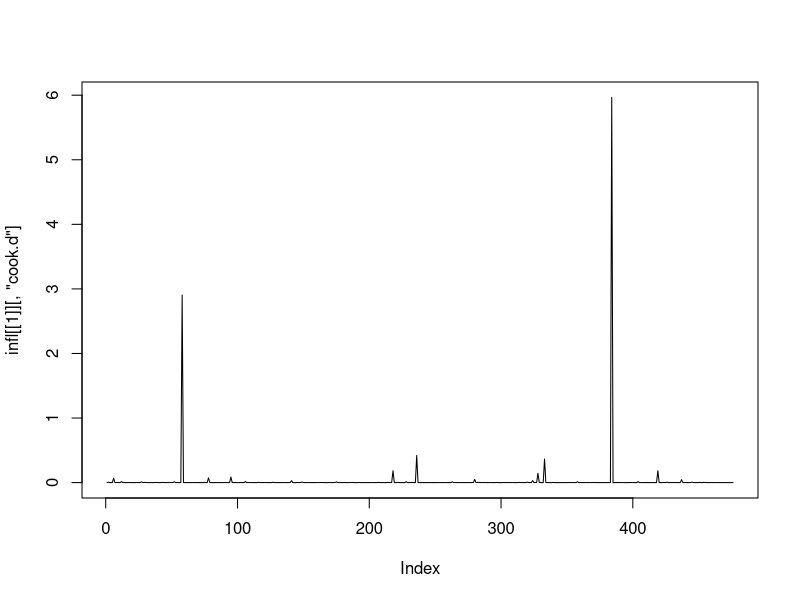
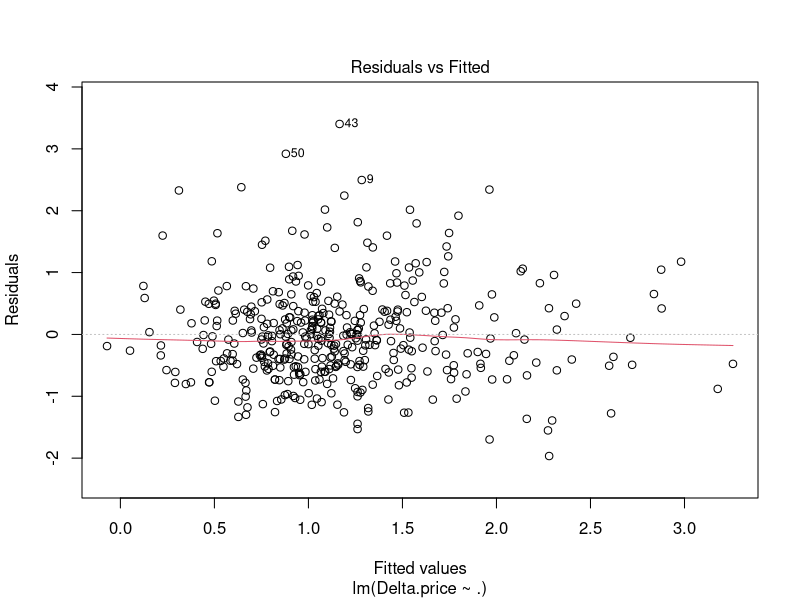
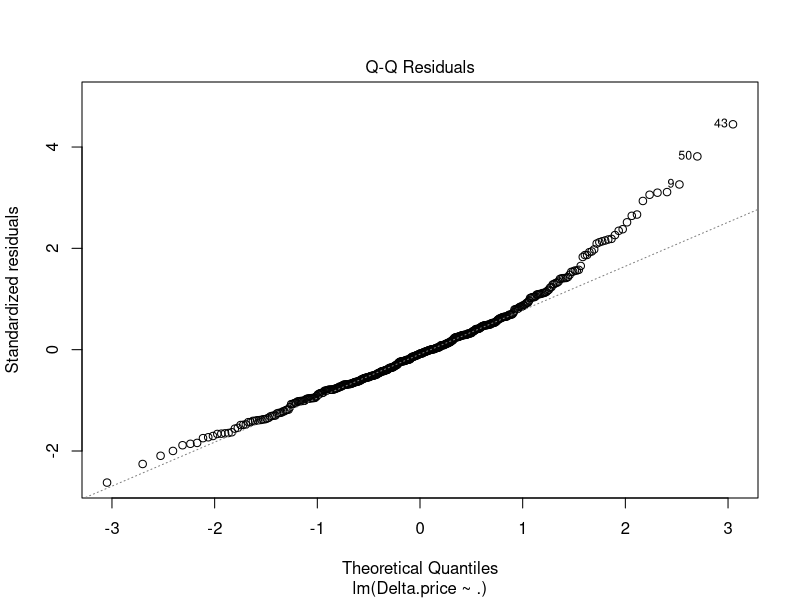
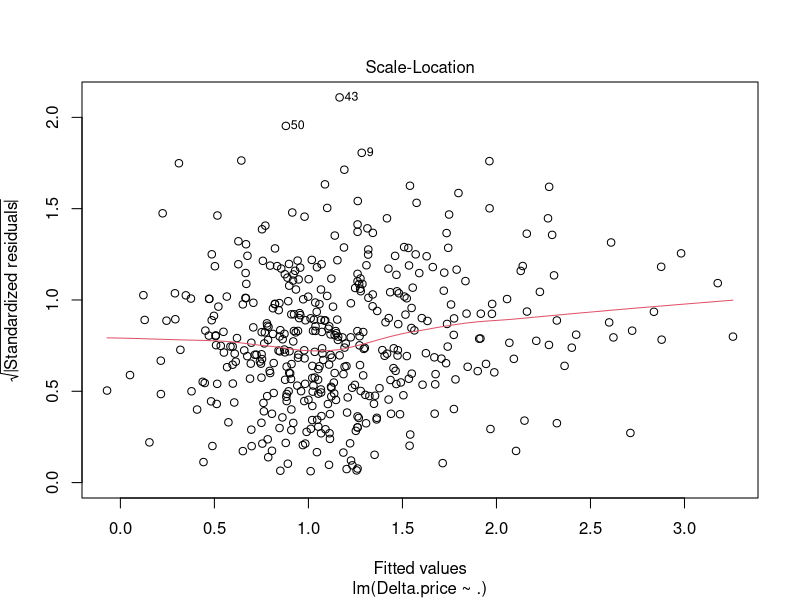
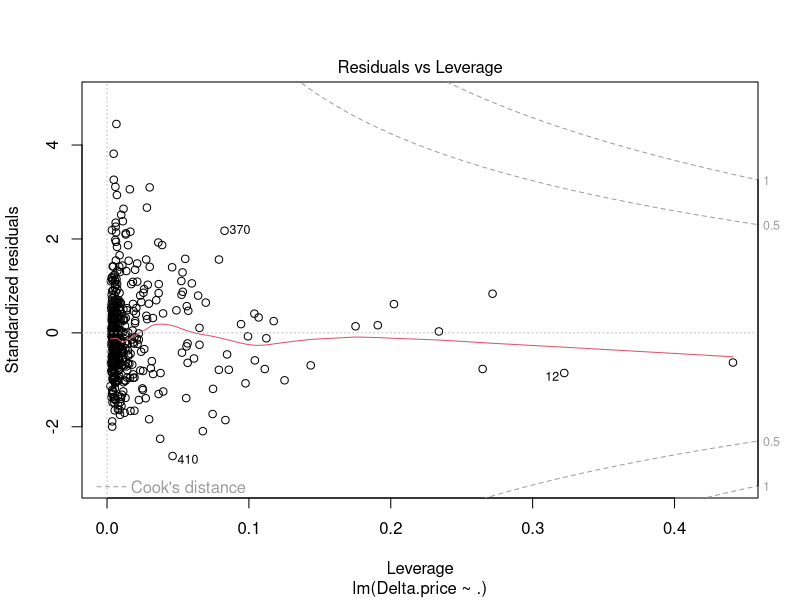

Generate these figures, in order, with R:
setwd("C:/")

clean_data <- read.csv('clean_data.csv', row.names = 1)

full.model <- lm(Delta.price ~ ., data = clean_data)
coefficients(full.model)
summary(full.model)

# Influential measures (DFBETAS, DFFITS, COOK's distance, Leverage)
infl <- influence.measures(full.model)
outliers <- summary(infl)
outlist <- rownames(outliers)

# Cook's distance plot
plot(infl[[1]][, "cook.d"], type="l")

# Dropping outliers
dropping <- 0 - as.numeric(outlist)
# length(dropped)
full.model.drop1 <- lm(Delta.price ~ ., data = clean_data, subset = dropping)

# By Residual and QQ plots
dropped <- c(-6,-333,-404,-14,-214,
             -27,-2,-127,-287,
             -384,-426,-49,-181,
             -43,-28,-149,-39,
             -50, -320, -326,
             -9, -119, -440,
             -78,-148, -29,-389,
             -21, -75, -297, -233)
# length(dropped)
full.model.drop2 <- lm(Delta.price ~ ., data = clean_data, subset=dropped)


summary(full.model.drop1) # No good
summary(full.model.drop2)

# Dropping by Residuals vs Leverage plot
droplist <- c(-384, -58, -358, -437, -236, -333, -218, -141, -228, -419, 
              -6, -328, -175, -78, -136, -95, -280, -17, -127, -447, -354, 
              -334, -106, -259, -388, -314, -404, -2, -149, -436, -426, -451, 
              -465, -372, -20, -14, -52, -276, -320, -27, -352, -131)

model1 <- lm(Delta.price ~ ., data = clean_data, subset=droplist)
summary(model1)
plot(model1)
# No good R^2


